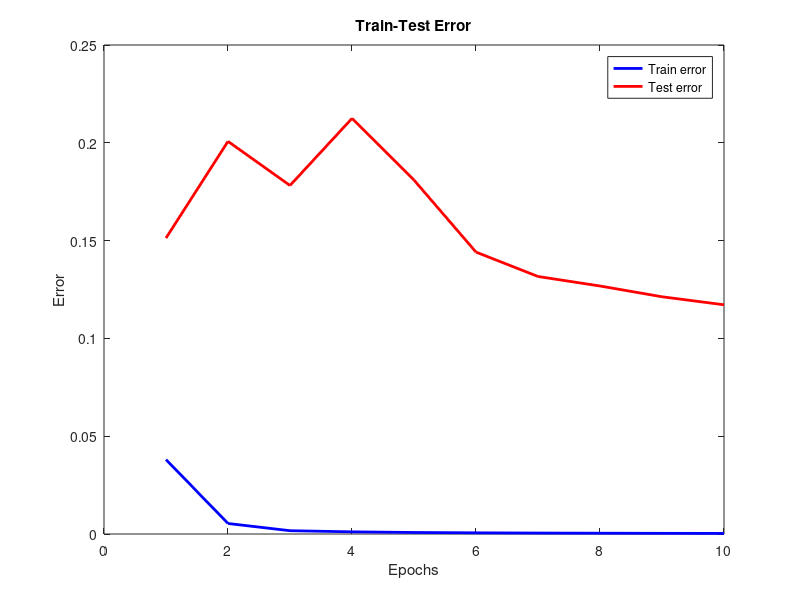

The MATLAB source for this figure:
x = 1:1:10;

ytrain = [0.038062475786343,0.005373769197271,0.0016850825681456,0.0011058350327207,0.0007767717087039,0.00060056417494406,0.00048693164053369,0.00040839256229167,0.00034934021311744,0.0002966299187206];
ytest = [0.15129747572955,0.20073504372724,0.17817734392189,0.21248032057364,0.1809460870703,0.14412293682656,0.13165168511787,0.12679261910494,0.12128597225928,0.1171932083577];
plot(x,ytrain,'b',"linewidth",2,ytest,'r',"linewidth",2);
xlabel('Epochs');
ylabel('Error');
title('Train-Test Error');
legend('Train error','Test error');
